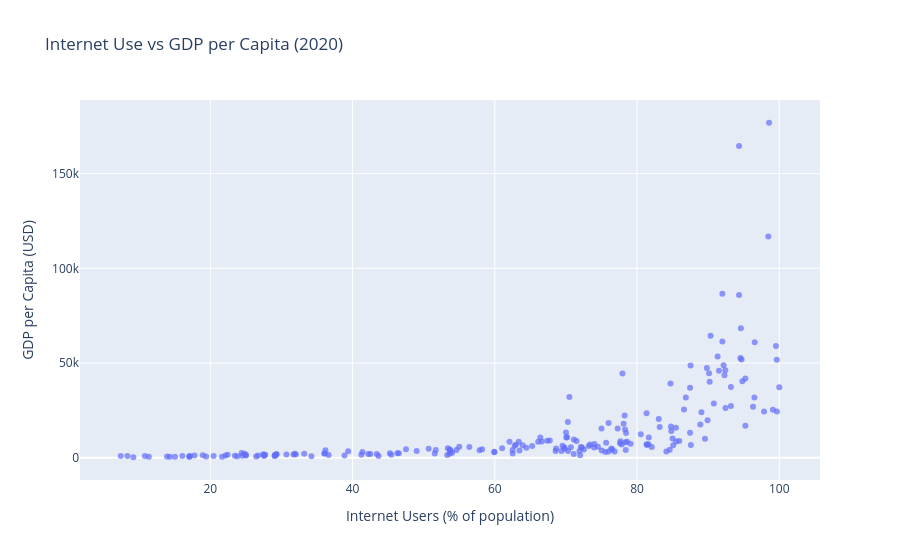

Here is the notebook cell this chart was saved with:
### Markdown cell above
## Scatterplot: Internet Use vs GDP per Capita

I start with a simple scatterplot to explore whether countries with higher internet penetration tend to have higher income levels.

Each point represents a country:

- **x-axis:** Internet Users (% of population)  
- **y-axis:** GDP per Capita (USD)

This chart offers a direct look at the relationship between digital connectivity and economic development.

### Code cell
# ---------------------------------------------
# Visualization: Internet Users vs GDP per Capita
# ---------------------------------------------
import plotly.express as px

fig = px.scatter(
    df,
    x="Internet Users (%)",
    y="GDP per Capita (USD)",
    hover_name="Country Name",
    title="Internet Use vs GDP per Capita (2020)",
    opacity=0.7,
    labels={
        "Internet Users (%)": "Internet Users (% of population)",
        "GDP per Capita (USD)": "GDP per Capita (USD)",
    },
)

fig.show()

### Figure 1 — Plotly figure (JSON) as saved in the notebook; plotly's stock layout.template omitted (floating-point values rounded to 4 significant figures; data arrays with more than 128 entries replaced by an {"elided": "..."} marker saying what was removed)
{"data": [{"hovertemplate": "<b>%{hovertext}</b><br><br>Internet Users (% of population)=%{x}<br>GDP per Capita (USD)=%{y}<extra></extra>", "hovertext": {"elided": "205 str values"}, "legendgroup": "", "marker": {"color": "#636efa", "opacity": 0.7, "symbol": "circle"}, "mode": "markers", "name": "", "orientation": "v", "showlegend": false, "type": "scatter", "x": {"elided": "205 float values"}, "xaxis": "x", "y": {"elided": "205 float values"}, "yaxis": "y"}], "layout": {"legend": {"tracegroupgap": 0}, "title": {"text": "Internet Use vs GDP per Capita (2020)"}, "xaxis": {"anchor": "y", "domain": [0, 1], "title": {"text": "Internet Users (% of population)"}}, "yaxis": {"anchor": "x", "domain": [0, 1], "title": {"text": "GDP per Capita (USD)"}}}}
